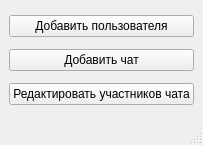
<?xml version="1.0" encoding="UTF-8"?>
<ui version="4.0">
 <class>FormSettings</class>
 <widget class="QMainWindow" name="FormSettings">
  <property name="geometry">
   <rect>
    <x>0</x>
    <y>0</y>
    <width>199</width>
    <height>145</height>
   </rect>
  </property>
  <property name="windowTitle">
   <string>MainWindow</string>
  </property>
  <widget class="QWidget" name="centralwidget">
   <layout class="QVBoxLayout" name="verticalLayout">
    <item>
     <widget class="QPushButton" name="pushButton">
      <property name="text">
       <string>Добавить пользователя</string>
      </property>
     </widget>
    </item>
    <item>
     <widget class="QPushButton" name="pushButton_2">
      <property name="text">
       <string>Добавить чат</string>
      </property>
     </widget>
    </item>
    <item>
     <widget class="QPushButton" name="pushButton_3">
      <property name="text">
       <string>Редактировать участников чата</string>
      </property>
     </widget>
    </item>
   </layout>
  </widget>
  <widget class="QMenuBar" name="menubar">
   <property name="geometry">
    <rect>
     <x>0</x>
     <y>0</y>
     <width>199</width>
     <height>21</height>
    </rect>
   </property>
  </widget>
  <widget class="QStatusBar" name="statusbar"/>
 </widget>
 <resources/>
 <connections/>
</ui>
